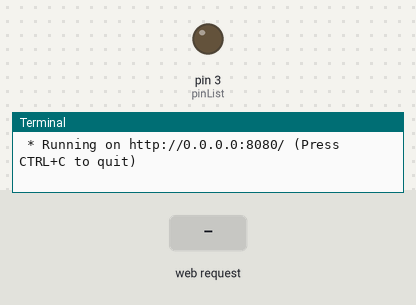
Simulated run of this program. Board: Raspberry Pi (header pin numbers). Parts: output pins drawn as LEDs (lit = HIGH), the last lines printed to the terminal. Inputs (shaded band) come from the test bench. The clock reads 2024-03-15 10:24:30 at power-on unless the program sets it.

Above: at 1.2 s.
1.3 s: HTTP request for /on received
At 2.2 s:
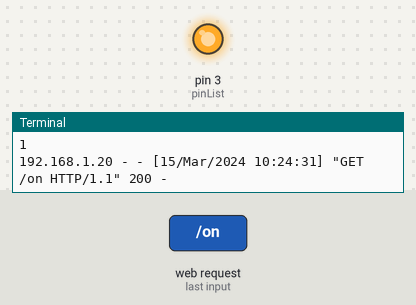
2.8 s: HTTP request for /off received
At 3.4 s:
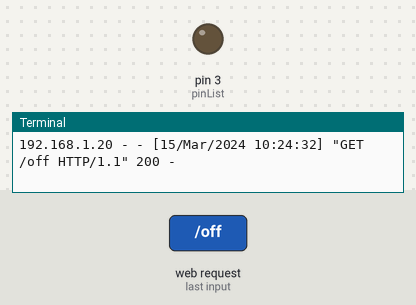
Timing chart, 0 to 5.8 s (numbered marks = the images above; inputs shaded):
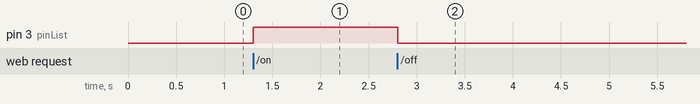

Measured:
- after the input at 1.3 s, pin 3 (pinList): LOW → HIGH at once
- after the input at 2.8 s, pin 3 (pinList): HIGH → LOW at once

The program:

hello.py
```python
from flask import Flask, render_template, send_from_directory
import datetime
import RPi.GPIO as GPIO
import os


app = Flask(__name__, static_url_path='')
GPIO.setmode(GPIO.BOARD)

@app.route("/")
def hello():
    return "Python Flask Hello!"

@app.route("/on")
def turnOn():
    pinList=[3]
    print "1"
    for i in pinList:
        GPIO.setwarnings(False)
        GPIO.setup(i, GPIO.OUT)
        GPIO.output(i, GPIO.HIGH)
    return "turned on"

@app.route("/off")
def turnOff():
    pinList=[3]
    for i in pinList:
        GPIO.setwarnings(False)
        GPIO.setup(i, GPIO.OUT)
        GPIO.output(i, GPIO.LOW)
    return "turned Off"

if __name__ == "__main__":
    app.run(host='0.0.0.0', port=8080, debug=True)
```
